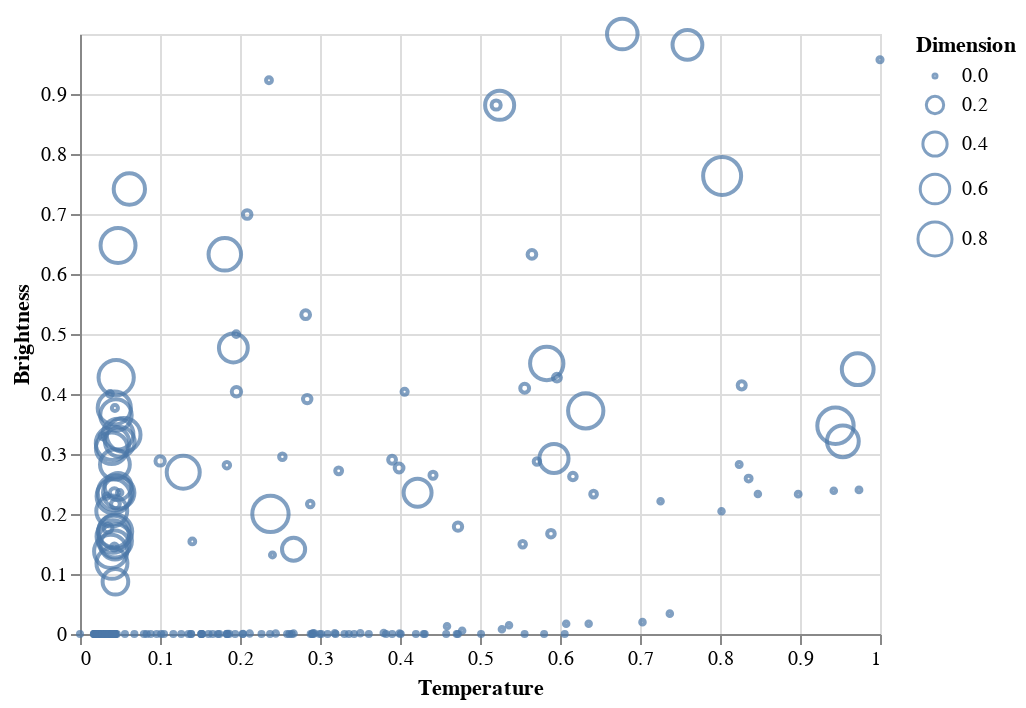

The notebook cell saved with this chart:
### Markdown cell above
Sono state normalizzate le colonne con i dati scalari all'interno del dataset per poter plottare nuovamente i dati come fatto in precedenza

### Code cell
alt.Chart(dataset).mark_point().encode( 
    
    x = alt.X('Temperature',
         scale = alt.Scale(domain = (min(dataset.Temperature), max(dataset.Temperature))),
         axis = alt.Axis(format='K', title='Temperature')
         ),
    
    y = alt.Y('L',
         scale = alt.Scale(domain = (min(dataset.L), max(dataset.L))),
         axis = alt.Axis(format='K', title='Brightness')
         ),
    
    size = alt.Size('R', legend = alt.Legend(title = 'Dimension'))
)

### Figure 1 — Vega-Lite specification as saved in the notebook (floating-point values rounded to 4 significant figures; data arrays with more than 128 entries replaced by an {"elided": "..."} marker saying what was removed)
{"config": {"view": {"continuousWidth": 400, "continuousHeight": 300}}, "data": {"name": "data-f36e3bccf29a472fe95d8f33d2f727ab"}, "mark": "point", "encoding": {"size": {"type": "quantitative", "field": "R", "legend": {"title": "Dimension"}}, "x": {"type": "quantitative", "axis": {"format": "K", "title": "Temperature"}, "field": "Temperature", "scale": {"domain": [0.0, 1.0]}}, "y": {"type": "quantitative", "axis": {"format": "K", "title": "Brightness"}, "field": "L", "scale": {"domain": [0.0, 1.0]}}}, "$schema": "https://vega.github.io/schema/vega-lite/v4.8.1.json", "datasets": {"data-f36e3bccf29a472fe95d8f33d2f727ab": {"elided": "240 records"}}}
